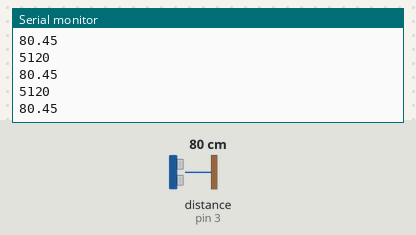
A sketch run on a simulated Arduino Uno, built with avr-gcc and run on an emulated ATmega328P. Parts: the last lines printed to the serial monitor. Wiring (inferred from the names in the program): ultrasonic range finder: trigger pin 4; echo pin 3. The test bench sets the inputs (shaded band); at power-on: distance to the obstacle (sensor on pin 3) 80 cm. The echo pulse lasts 58.3 µs per cm.

Above: at 1.2 s.
1.3 s: distance to the obstacle (sensor on pin 3) set to 2 cm
At 1.41 s:
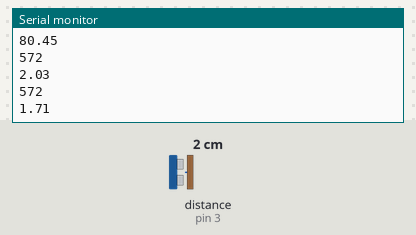
2.8 s: distance to the obstacle (sensor on pin 3) set to 4 cm
At 2.81 s:
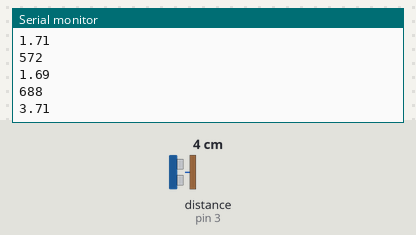
Timing chart, 0 to 5.8 s (numbered marks = the images above; inputs shaded):
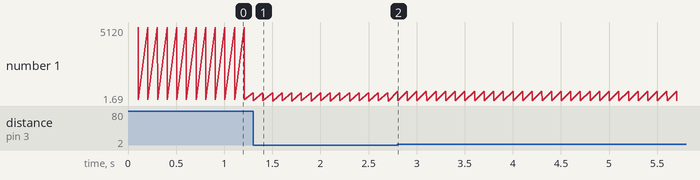

Measured:
- after the input at 1.3 s, the serial monitor: prints a new line at once (image 1)
- after the input at 2.8 s, the serial monitor: prints a new line at once (image 2)
- plotted number 1: 80.45 → 1.69 after the input at 1.3 s, 1.69 → 3.71 after the input at 2.8 s

The sketch:

sketch_ultrasonic_senson.ino
```cpp
#define ECHO_PIN 3
#define TRIGGER_PIN 4

unsigned long lastTimeUltrasonicTrigger = millis();
unsigned long ULTRASONIC_TRIGGER_DELAY = 100;


void echoPinInterrupt(){

}

void setup() {
  Serial.begin(115200);
  pinMode(ECHO_PIN, INPUT);
  pinMode(TRIGGER_PIN, OUTPUT);

}

void triggerUltrasonicSensor() {
  digitalWrite(TRIGGER_PIN, LOW);
  delayMicroseconds(2);
  digitalWrite(TRIGGER_PIN, HIGH);
  delayMicroseconds(10);
  digitalWrite(TRIGGER_PIN, LOW);
}

double getUltrasonicDistance() {
  unsigned long timeBegin = micros();
  double durationMicros = pulseIn(ECHO_PIN, HIGH); // this function takes more/less time depending on distance on object
  unsigned long timeEnd = micros();
  unsigned long codeDuration = timeEnd - timeBegin;
  Serial.println(codeDuration); // codeduration i.e pulse() function is causing to much delay when obstacle is distant

  double distance = durationMicros / 58.0;  // cm , for inches (/148.0)
  //distance= duration*speed
  // 340 m/s speed of sound in air  --> 0.034 cm/microsec
  // duration * (0.034/2) ---> to and fro i.e. 2
  return distance;
}


void loop() {
  unsigned long timeNow = millis();
  if (timeNow - lastTimeUltrasonicTrigger > ULTRASONIC_TRIGGER_DELAY) {
    lastTimeUltrasonicTrigger += ULTRASONIC_TRIGGER_DELAY;

    //action
    //trigger sensor
    triggerUltrasonicSensor();
    Serial.println(getUltrasonicDistance());
    //read pulse on echo pin
  }
}
```
